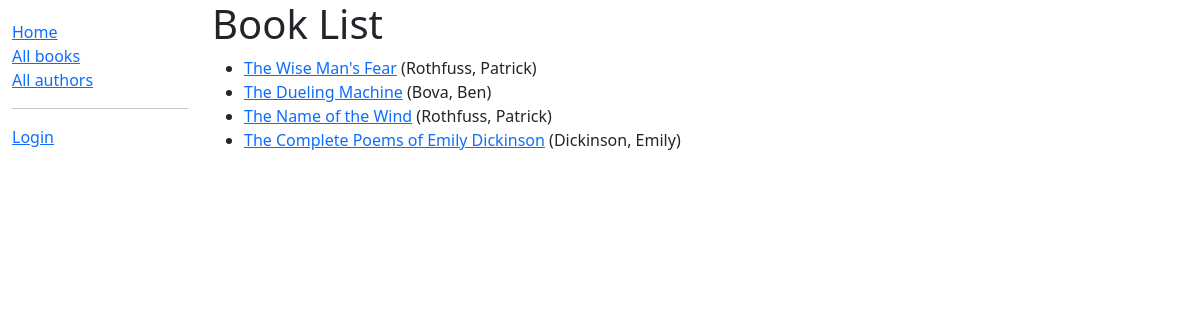
/catalog/books/, run on the app's committed database.
### catalog/models.py (models this page shows, shortened)
class Book(models.Model):
    title = models.CharField(max_length=200)
    author = models.ForeignKey('Author', on_delete=models.SET_NULL, null=True)
    summary = models.TextField(max_length=1000, help_text='Enter a brief description of the book')
    isbn = models.CharField('ISBN', max_length=13, unique=True,
                            help_text='13 Character <a href="https://www.isbn-international.org/content/what-isbn">ISBN number</a>')
    genre = models.ManyToManyField(Genre, help_text='Select a genre for this book')
    languages = models.ManyToManyField(Language, help_text='Select a languages for this book')
    def get_absolute_url(self):
        return reverse('book-detail', args=[str(self.id)])
    def display_genre(self):
        """Create a string for the Genre. This is required to display genre in Admin."""
        return ', '.join(genre.name for genre in self.genre.all()[:3])
    display_genre.short_description = 'Genre'
    def display_languages(self):
        """Create a string for the Languages. This is required to display languages in Admin."""
        return ', '.join(languages.name for languages in self.languages.all()[:3])
    display_languages.short_description = 'Languages'

class Author(models.Model):
    first_name = models.CharField(max_length=100)
    last_name = models.CharField(max_length=100)
    date_of_birth = models.DateField(null=True, blank=True)
    date_of_death = models.DateField('Died', null=True, blank=True)
    class Meta:
        ordering = ['last_name', 'first_name']
    def __str__(self):
        return f'{self.last_name}, {self.first_name}'

### catalog/views.py (the view)
class BookListView(generic.ListView):
    model = Book
    paginate_by = 10
    def get_queryset(self):
        return Book.objects.all()
    def get_context_data(self, **kwargs):
        context = super(BookListView, self).get_context_data(**kwargs)
        context['some_data'] = 'This is just some data'
        return context

### catalog/templates/catalog/book_list.html
{% extends "catalog/base_generic.html" %}
{% block content %}
    <h1>Book List</h1>
    {% if book_list %}
        <ul>
            {% for book in book_list %}
                <li>
                    <a href="{{ book.get_absolute_url }}">{{ book.title }}</a>
                    ({{book.author}})
                </li>
            {% endfor %}
        </ul>
    {% else %}
        <p>There are no books in the library.</p>
    {% endif %}
{% endblock %}

### data on the page
Book: title "The Wise Man's Fear", author "Rothfuss, Patrick"
Book: title "The Dueling Machine", author "Bova, Ben"
Book: title "The Name of the Wind", author "Rothfuss, Patrick"
Book: title "The Complete Poems of Emily Dickinson", author "Dickinson, Emily"
